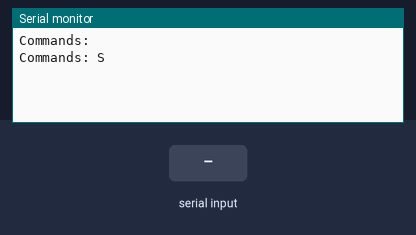
The sketch below on a simulated Arduino Uno, built with avr-gcc and run on an emulated ATmega328P. Parts: the last lines printed to the serial monitor. The inputs (shaded band) are chosen by the test bench.

Above: at 1.2 s.
1.3 s: "1\n" received over Serial
At 2.8 s:
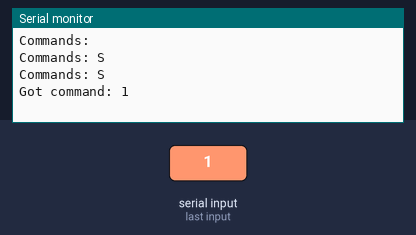
4.3 s: "0\n" received over Serial
At 5.6 s:
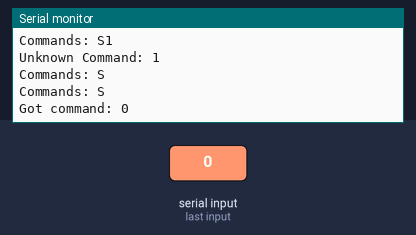
5.8 s: "2\n" received over Serial
At 8.8 s:
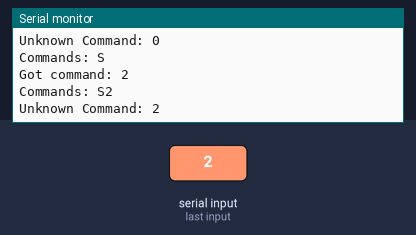

Measured:
- after the input at 1.3 s, the serial monitor: prints a new line after 0.71 s (image 1)
- after the input at 4.3 s, the serial monitor: prints a new line after 0.71 s (image 2)
- after the input at 5.8 s, the serial monitor: prints a new line after 1.2 s (image 3)

The sketch:

arduino-command-system.ino
```cpp
// Keep track of the current commands using a single character to represent the command
#define MAX_CURRENT_COMMAND_ARRAY_LENGTH 10
char currentCommandArray[MAX_CURRENT_COMMAND_ARRAY_LENGTH];
int currentCommandArrayLength = 0;

// Represents time the drive command started running
// 0 means that command has not started
unsigned long driveStartTime = 0;

void setup() {
  Serial.begin(9600);
}

void addCommand(char c) {
  // Make sure the currentCommandArray has space for the new command
  if (currentCommandArrayLength < MAX_CURRENT_COMMAND_ARRAY_LENGTH) {
    // Add a new command to the array using the value we received
    currentCommandArray[currentCommandArrayLength] = c;
    currentCommandArrayLength++;
  } else {
    Serial.println("Can't add command because array is full");
  }
}

void removeCommand(int commandIndex) {
  // First, replace current command in array with the command at the end of the array
  currentCommandArray[commandIndex] = currentCommandArray[currentCommandArrayLength - 1];
  // Then, shorten the length of the array by 1
  currentCommandArrayLength--;
}

void loop() {
  Serial.print("Commands: ");
  Serial.write(currentCommandArray, currentCommandArrayLength);
  Serial.println();

  // Set the current command to the default command when no command is running
  if (0 == currentCommandArrayLength) {

    // Use Echo as the default command
    // Add it to the array and increase length of the array
    currentCommandArray[0] = 'S';
    currentCommandArrayLength++;
  }

  // Process every command in the array
  for (int currentCommandIndex = currentCommandArrayLength - 1; currentCommandIndex >= 0; currentCommandIndex--) {

    // Store the current command in a convenience variable
    // Note: this variable should not change in this loop
    const char currentCommand = currentCommandArray[currentCommandIndex];

    // Echo command to read from serial port input and output back to serial port
    if ('E' == currentCommand) {

      // Is there input available?
      if (Serial.available() > 0) {

        // Input available, lets get the value
        char input = (char)Serial.read();

        // Only process input if it is not a new-line or carriage-return
        if (input != '\n' && input != '\r') {

          // Echo input back to serial port
          Serial.print("Got value: ");
          Serial.println(input);

          // Remove the current command so we can do something else
          removeCommand(currentCommandIndex);
        }
      }
    } else if ('S' == currentCommand) {
      // Serial command to read input from serial port and use that as the next command

      // Is there input available?
      if (Serial.available() > 0) {

        // Input available, lets get the value
        char input = (char)Serial.read();

        // Only process input if it is not a new-line or carriage-return
        if (input != '\n' && input != '\r') {

          // Echo input back to serial port
          Serial.print("Got command: ");
          Serial.println(input);

          // Add the command
          addCommand(input);
        }
      }
    } else if ('F' == currentCommand) {
      // Move robot forward for 5 seconds
      // Note: this is simulated for now. Only outputs to serial port and doesn't drive motors

      // We need to start driving if driveStartTime is 0
      if (0 == driveStartTime) {
        Serial.println("Starting to move forward");

        // Record the time we started driving
        // Time is the number of milliseconds since program started running
        driveStartTime = millis();

      } else if ((millis() - driveStartTime) > 5000) {
        // It's been more than 5 seconds (5000 milliseconds)
        // Time to stop driving
        Serial.println("Stopping forward movement");

        // Reset drive start time
        driveStartTime = 0;

        // Remove the current command so next command can run
        removeCommand(currentCommandIndex);
      } else {
        Serial.print("Moving forward for ");
        Serial.print(5000 - (millis() - driveStartTime));
        Serial.println(" more milliseconds");
      }
    } else {
      Serial.print("Unknown Command: ");
      Serial.println(currentCommand);

      // Remove the command if we didn't recognize it
      removeCommand(currentCommandIndex);
    }
  }


  // Include a delay so we can see how the system works
  delay(1000);
}
```
